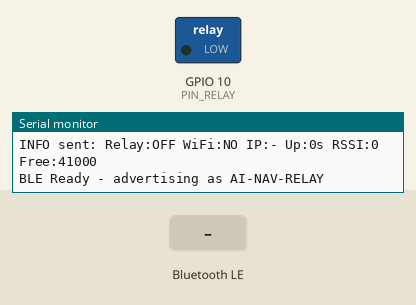
Recording of a sketch running on a simulated ESP32-C3. Shown: switched loads named in the sketch (green lamp = pin HIGH), the last lines printed to the serial monitor. The inputs (shaded band) are chosen by the test bench. EEPROM starts erased; nothing arrives over Bluetooth unless stated; a phone connects over Bluetooth LE 3 s after start.

Above: at 1.4 s.
1.5 s: Bluetooth LE write "ON" received
At 2.2 s:
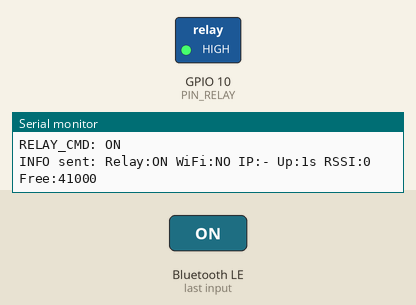
4.5 s: Bluetooth LE write "OFF" received
At 5.7 s:
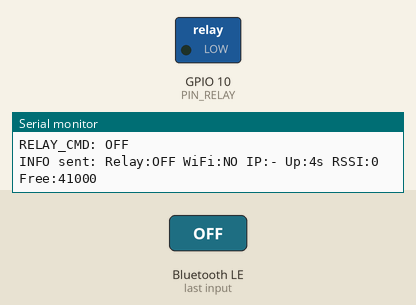
7.5 s: Bluetooth LE write "TOGGLE" received
At 7.9 s:
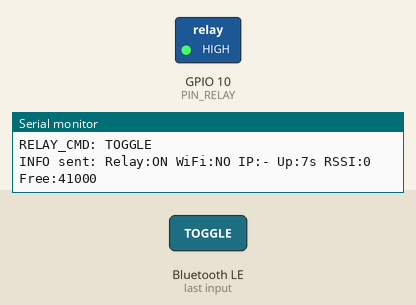
Timing chart, 0 to 10.5 s (numbered marks = the images above; inputs shaded):
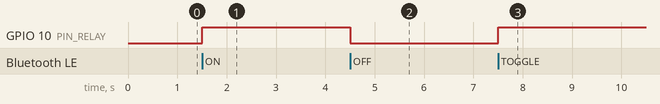

The sketch:

esp32-relay.ino
```cpp
// ESP32-C3 继电器 — 调试版
#include <WiFi.h>
#include <Preferences.h>
#include <BLEDevice.h>
#include <BLEUtils.h>
#include <BLEServer.h>

#define PIN_RELAY 10
#define SVC      "12345678-1234-1234-1234-123456789abc"
#define CH_RELAY "12345678-1234-1234-1234-123456789010"
#define CH_WIFI  "12345678-1234-1234-1234-123456789003"
#define CH_INFO  "12345678-1234-1234-1234-123456789004"
#define CH_WDATA "12345678-1234-1234-1234-123456789006"

WiFiServer http(80);
Preferences prefs;
bool wifiOK = false;
String myIP = "";
BLECharacteristic *pInfoChar = nullptr;
BLECharacteristic *pWifiDataChar = nullptr;
unsigned long startMs = 0;
bool relayOn = false;
unsigned long relayTimerEnd = 0;

void setRelay(bool on) { relayOn = on; digitalWrite(PIN_RELAY, on ? HIGH : LOW); }

void infoUpdate() {
  if (!pInfoChar) return;
  char buf[128];
  snprintf(buf, 128, "Relay:%s WiFi:%s IP:%s Up:%lus RSSI:%d Free:%lu",
    relayOn ? "ON" : "OFF", wifiOK ? "OK" : "NO", wifiOK ? myIP.c_str() : "-",
    (unsigned long)((millis() - startMs) / 1000), wifiOK ? WiFi.RSSI() : 0, ESP.getFreeHeap());
  pInfoChar->setValue(buf); pInfoChar->notify();
  Serial.print("INFO sent: "); Serial.println(buf);
}

void doWiFiScan() {
  if (!pWifiDataChar) { Serial.println("SCAN: no pWifiDataChar!"); return; }
  pWifiDataChar->setValue("SCANNING"); pWifiDataChar->notify();
  Serial.println("SCAN: scanning...");
  int n = WiFi.scanNetworks(false, true);
  String json = "[";
  for (int i = 0; i < n && i < 20; i++) {
    if (i > 0) json += ",";
    json += "{\"s\":\"" + WiFi.SSID(i) + "\",\"r\":" + String(WiFi.RSSI(i)) + ",\"o\":" + String(WiFi.encryptionType(i) != WIFI_AUTH_OPEN ? 1 : 0) + "}";
  }
  json += "]"; WiFi.scanDelete();
  pWifiDataChar->setValue(json.c_str()); pWifiDataChar->notify();
  Serial.print("SCAN: found "); Serial.print(n); Serial.println(" networks");
}

void doWiFiConnect(String ssid, String pass) {
  if (!pWifiDataChar) return;
  Serial.println("WiFi connecting: " + ssid);
  prefs.begin("ainav", false); prefs.putString("ssid", ssid); prefs.putString("pass", pass); prefs.end();
  pWifiDataChar->setValue("CONNECTING"); pWifiDataChar->notify();
  WiFi.begin(ssid.c_str(), pass.c_str());
  int t = 0; while (WiFi.status() != WL_CONNECTED && t < 30) { delay(500); t++; }
  if (WiFi.status() == WL_CONNECTED) { wifiOK = true; myIP = WiFi.localIP().toString(); http.begin(); pWifiDataChar->setValue(("OK:" + myIP).c_str()); }
  else { WiFi.disconnect(true); pWifiDataChar->setValue("FAIL"); }
  pWifiDataChar->notify(); infoUpdate();
  Serial.println(wifiOK ? "WiFi OK" : "WiFi FAIL");
}

class RelayCB : public BLECharacteristicCallbacks {
  void onWrite(BLECharacteristic *p) {
    String v = p->getValue();
    Serial.println("RELAY_CMD: " + v);
    if (v == "ON")       { setRelay(true); }
    else if (v == "OFF") { setRelay(false); }
    else if (v == "TOGGLE") { setRelay(!relayOn); }
    else if (v.startsWith("T:")) { int secs = v.substring(2).toInt(); if (secs > 0) { setRelay(true); relayTimerEnd = millis() + secs * 1000UL; } }
    infoUpdate();
  }
};

class WiFiCB : public BLECharacteristicCallbacks {
  void onWrite(BLECharacteristic *p) {
    String v = p->getValue();
    Serial.println("WIFI_CMD: " + v);
    if (v == "SCAN") { doWiFiScan(); }
    else if (v.startsWith("W:") && v.indexOf("|") > 2) { String body = v.substring(2); int sep = body.indexOf("|"); doWiFiConnect(body.substring(0, sep), body.substring(sep + 1)); }
  }
};

class InfoCB : public BLECharacteristicCallbacks { void onRead(BLECharacteristic *p) { infoUpdate(); } };

void setup() {
  Serial.begin(115200); startMs = millis(); delay(200);
  Serial.println("\n=== AI-NAV-RELAY START ===");
  pinMode(PIN_RELAY, OUTPUT); digitalWrite(PIN_RELAY, LOW);
  prefs.begin("ainav", false); String ssid = prefs.getString("ssid", ""), pass = prefs.getString("pass", ""); prefs.end();
  if (ssid.length() > 0) { WiFi.begin(ssid.c_str(), pass.c_str()); int t = 0; while (WiFi.status() != WL_CONNECTED && t < 40) { delay(250); t++; } if (WiFi.status() == WL_CONNECTED) { wifiOK = true; myIP = WiFi.localIP().toString(); http.begin(); } else { WiFi.disconnect(true); } }
  Serial.print("WiFi: "); Serial.println(wifiOK ? "OK" : "OFF");
  BLEDevice::init("AI-NAV-RELAY");
  BLEServer *bs = BLEDevice::createServer(); BLEService *svc = bs->createService(SVC);
  svc->createCharacteristic(CH_RELAY, BLECharacteristic::PROPERTY_WRITE)->setCallbacks(new RelayCB());
  svc->createCharacteristic(CH_WIFI, BLECharacteristic::PROPERTY_WRITE)->setCallbacks(new WiFiCB());
  pInfoChar = svc->createCharacteristic(CH_INFO, BLECharacteristic::PROPERTY_READ | BLECharacteristic::PROPERTY_NOTIFY); pInfoChar->setCallbacks(new InfoCB());
  pWifiDataChar = svc->createCharacteristic(CH_WDATA, BLECharacteristic::PROPERTY_NOTIFY);
  svc->start(); bs->getAdvertising()->addServiceUUID(SVC); bs->getAdvertising()->setScanResponse(true); bs->getAdvertising()->start();
  infoUpdate(); Serial.println("BLE Ready - advertising as AI-NAV-RELAY");
}

void loop() {
  if (relayOn && relayTimerEnd > 0 && millis() > relayTimerEnd) { setRelay(false); infoUpdate(); }
  if (wifiOK) { WiFiClient c = http.available(); if (c) { c.stop(); } }
  static unsigned long lastInfo = 0;
  if (millis() - lastInfo > 3000) { lastInfo = millis(); infoUpdate(); }
  delay(5);
}
```

Measured:
- after the input at 1.5 s, GPIO 10 (PIN_RELAY): LOW → HIGH at once
- after the input at 4.5 s, GPIO 10 (PIN_RELAY): HIGH → LOW at once
- after the input at 7.5 s, GPIO 10 (PIN_RELAY): LOW → HIGH at once
